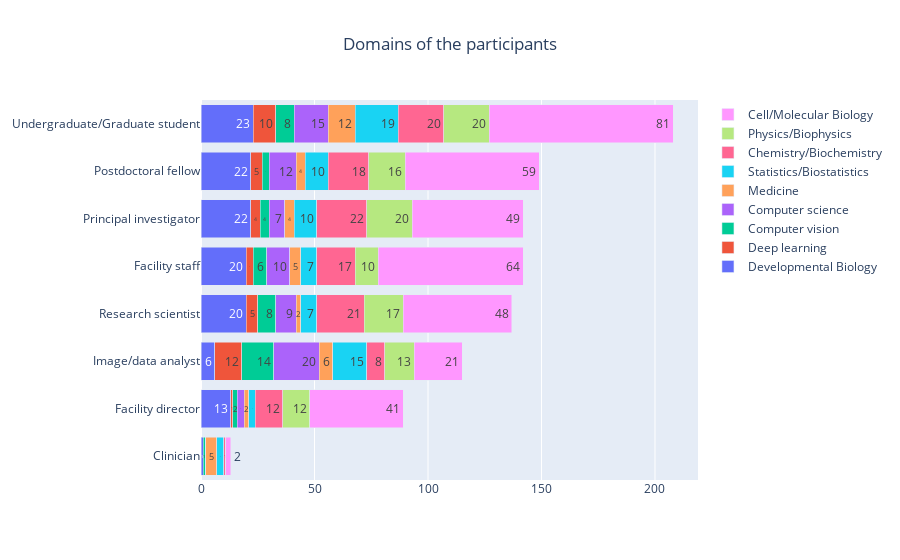

Notebook cell for this chart:
### Code cell
# Stacked bar chart - role with domains on what the participants are working
x=role

fig = go.Figure(go.Bar(name='Developmental Biology', y=role, x=df_role_domain["Developmental Biology"], orientation='h', insidetextanchor='end', text=df_role_domain["Developmental Biology"]))
fig.add_trace(go.Bar(name='Deep learning', y=role, x=df_role_domain["Deep learning"], orientation='h', text=df_role_domain["Deep learning"]))
fig.add_trace(go.Bar(name='Computer vision', y=role, x=df_role_domain["Computer vision"],  orientation='h', text = df_role_domain["Computer vision"]))
fig.add_trace(go.Bar(name="Computer science", y=role, x=df_role_domain["Computer science"],  orientation='h', text=df_role_domain["Computer science"]))
fig.add_trace(go.Bar(name="Medicine", y=role, x=df_role_domain["Medicine"],  orientation='h', text =df_role_domain["Medicine"]))
fig.add_trace(go.Bar(name="Statistics/Biostatistics", y=role, x=df_role_domain["Statistics/Biostatistics"],  orientation='h', text =df_role_domain["Statistics/Biostatistics"]))
fig.add_trace(go.Bar(name="Chemistry/Biochemistry", y=role, x=df_role_domain["Chemistry/Biochemistry"],  orientation='h', text=df_role_domain["Chemistry/Biochemistry"]))
fig.add_trace(go.Bar(name="Physics/Biophysics", y=role, x=df_role_domain["Physics/Biophysics"],  orientation='h', text=df_role_domain["Physics/Biophysics"]))
fig.add_trace(go.Bar(name="Cell/Molecular Biology", y=role, x=df_role_domain["Cell/Molecular Biology"],  orientation='h', text=df_role_domain["Cell/Molecular Biology"]))

fig.update_layout(barmode='stack', title='Domains of the participants', title_x=0.5)
fig.update_yaxes(categoryorder = 'total ascending')
fig.show()

### Figure 1 — Plotly figure (JSON) as saved in the notebook; plotly's stock layout.template omitted (floating-point values rounded to 4 significant figures)
{"data": [{"insidetextanchor": "end", "name": "Developmental Biology", "orientation": "h", "text": [1, 13, 20, 6, 22, 22, 20, 23], "type": "bar", "x": [1, 13, 20, 6, 22, 22, 20, 23], "y": ["Clinician", "Facility director", "Facility staff", "Image/data analyst", "Postdoctoral fellow", "Principal investigator", "Research scientist", "Undergraduate/Graduate student"]}, {"name": "Deep learning", "orientation": "h", "text": [0, 1, 3, 12, 5, 4, 5, 10], "type": "bar", "x": [0, 1, 3, 12, 5, 4, 5, 10], "y": ["Clinician", "Facility director", "Facility staff", "Image/data analyst", "Postdoctoral fellow", "Principal investigator", "Research scientist", "Undergraduate/Graduate student"]}, {"name": "Computer vision", "orientation": "h", "text": [1, 2, 6, 14, 3, 4, 8, 8], "type": "bar", "x": [1, 2, 6, 14, 3, 4, 8, 8], "y": ["Clinician", "Facility director", "Facility staff", "Image/data analyst", "Postdoctoral fellow", "Principal investigator", "Research scientist", "Undergraduate/Graduate student"]}, {"name": "Computer science", "orientation": "h", "text": [0, 3, 10, 20, 12, 7, 9, 15], "type": "bar", "x": [0, 3, 10, 20, 12, 7, 9, 15], "y": ["Clinician", "Facility director", "Facility staff", "Image/data analyst", "Postdoctoral fellow", "Principal investigator", "Research scientist", "Undergraduate/Graduate student"]}, {"name": "Medicine", "orientation": "h", "text": [5, 2, 5, 6, 4, 4, 2, 12], "type": "bar", "x": [5, 2, 5, 6, 4, 4, 2, 12], "y": ["Clinician", "Facility director", "Facility staff", "Image/data analyst", "Postdoctoral fellow", "Principal investigator", "Research scientist", "Undergraduate/Graduate student"]}, {"name": "Statistics/Biostatistics", "orientation": "h", "text": [3, 3, 7, 15, 10, 10, 7, 19], "type": "bar", "x": [3, 3, 7, 15, 10, 10, 7, 19], "y": ["Clinician", "Facility director", "Facility staff", "Image/data analyst", "Postdoctoral fellow", "Principal investigator", "Research scientist", "Undergraduate/Graduate student"]}, {"name": "Chemistry/Biochemistry", "orientation": "h", "text": [1, 12, 17, 8, 18, 22, 21, 20], "type": "bar", "x": [1, 12, 17, 8, 18, 22, 21, 20], "y": ["Clinician", "Facility director", "Facility staff", "Image/data analyst", "Postdoctoral fellow", "Principal investigator", "Research scientist", "Undergraduate/Graduate student"]}, {"name": "Physics/Biophysics", "orientation": "h", "text": [0, 12, 10, 13, 16, 20, 17, 20], "type": "bar", "x": [0, 12, 10, 13, 16, 20, 17, 20], "y": ["Clinician", "Facility director", "Facility staff", "Image/data analyst", "Postdoctoral fellow", "Principal investigator", "Research scientist", "Undergraduate/Graduate student"]}, {"name": "Cell/Molecular Biology", "orientation": "h", "text": [2, 41, 64, 21, 59, 49, 48, 81], "type": "bar", "x": [2, 41, 64, 21, 59, 49, 48, 81], "y": ["Clinician", "Facility director", "Facility staff", "Image/data analyst", "Postdoctoral fellow", "Principal investigator", "Research scientist", "Undergraduate/Graduate student"]}], "layout": {"barmode": "stack", "title": {"text": "Domains of the participants", "x": 0.5}, "yaxis": {"categoryorder": "total ascending"}}}
